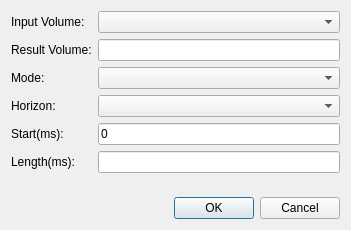
<?xml version="1.0" encoding="UTF-8"?>
<ui version="4.0">
 <class>FlattenVolumeDialog</class>
 <widget class="QDialog" name="FlattenVolumeDialog">
  <property name="geometry">
   <rect>
    <x>0</x>
    <y>0</y>
    <width>351</width>
    <height>230</height>
   </rect>
  </property>
  <property name="windowTitle">
   <string>Flatten Volume</string>
  </property>
  <property name="windowIcon">
   <iconset resource="../ProjectViewer/icons.qrc">
    <normaloff>:/icons/images/logo_fs_64x64.png</normaloff>:/icons/images/logo_fs_64x64.png</iconset>
  </property>
  <layout class="QVBoxLayout" name="verticalLayout">
   <item>
    <layout class="QGridLayout" name="gridLayout">
     <item row="3" column="2">
      <widget class="QComboBox" name="cbMode"/>
     </item>
     <item row="4" column="0">
      <widget class="QLabel" name="label_2">
       <property name="text">
        <string>Horizon:</string>
       </property>
      </widget>
     </item>
     <item row="4" column="2">
      <widget class="QComboBox" name="cbHorizon">
       <property name="enabled">
        <bool>true</bool>
       </property>
      </widget>
     </item>
     <item row="6" column="0">
      <widget class="QLabel" name="label_3">
       <property name="text">
        <string>Length(ms):</string>
       </property>
      </widget>
     </item>
     <item row="2" column="0">
      <widget class="QLabel" name="label">
       <property name="text">
        <string>Result Volume:</string>
       </property>
      </widget>
     </item>
     <item row="1" column="2">
      <widget class="QComboBox" name="cbInputName">
       <property name="minimumSize">
        <size>
         <width>200</width>
         <height>0</height>
        </size>
       </property>
       <property name="maximumSize">
        <size>
         <width>16777215</width>
         <height>16777215</height>
        </size>
       </property>
      </widget>
     </item>
     <item row="1" column="0">
      <widget class="QLabel" name="lbInput">
       <property name="text">
        <string>Input Volume:</string>
       </property>
      </widget>
     </item>
     <item row="2" column="2">
      <widget class="QLineEdit" name="leOutputName"/>
     </item>
     <item row="6" column="2">
      <widget class="QLineEdit" name="leLength"/>
     </item>
     <item row="3" column="0">
      <widget class="QLabel" name="label_4">
       <property name="text">
        <string>Mode:</string>
       </property>
      </widget>
     </item>
     <item row="5" column="0">
      <widget class="QLabel" name="label_5">
       <property name="text">
        <string>Start(ms):</string>
       </property>
      </widget>
     </item>
     <item row="5" column="2">
      <widget class="QLineEdit" name="leStart">
       <property name="text">
        <string>0</string>
       </property>
      </widget>
     </item>
    </layout>
   </item>
   <item>
    <spacer name="verticalSpacer">
     <property name="orientation">
      <enum>Qt::Vertical</enum>
     </property>
     <property name="sizeHint" stdset="0">
      <size>
       <width>20</width>
       <height>40</height>
      </size>
     </property>
    </spacer>
   </item>
   <item>
    <widget class="QDialogButtonBox" name="buttonBox">
     <property name="orientation">
      <enum>Qt::Horizontal</enum>
     </property>
     <property name="standardButtons">
      <set>QDialogButtonBox::Cancel|QDialogButtonBox::Ok</set>
     </property>
    </widget>
   </item>
  </layout>
 </widget>
 <resources>
  <include location="../ProjectViewer/icons.qrc"/>
 </resources>
 <connections>
  <connection>
   <sender>buttonBox</sender>
   <signal>accepted()</signal>
   <receiver>FlattenVolumeDialog</receiver>
   <slot>accept()</slot>
   <hints>
    <hint type="sourcelabel">
     <x>248</x>
     <y>254</y>
    </hint>
    <hint type="destinationlabel">
     <x>157</x>
     <y>274</y>
    </hint>
   </hints>
  </connection>
  <connection>
   <sender>buttonBox</sender>
   <signal>rejected()</signal>
   <receiver>FlattenVolumeDialog</receiver>
   <slot>reject()</slot>
   <hints>
    <hint type="sourcelabel">
     <x>316</x>
     <y>260</y>
    </hint>
    <hint type="destinationlabel">
     <x>286</x>
     <y>274</y>
    </hint>
   </hints>
  </connection>
 </connections>
</ui>
